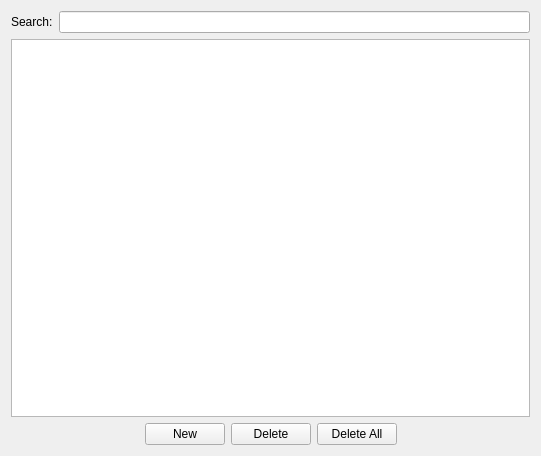
<ui version="4.0" >
<comment> Begin CVS Header </comment>
<comment>   $Source: /fs/turing/cvs/copasi_dev/copasi/UI/CQCompartmentsWidget.ui,v $ </comment>
<comment>   $Revision: 1.7.4.2 $ </comment>
<comment>   $Name: Build-33 $ </comment>
<comment>   $Author: shoops $ </comment>
<comment>   $Date: 2011/01/26 13:15:47 $ </comment>
<comment> End CVS Header </comment>

<comment> Copyright (C) 2010 by Pedro Mendes, Virginia Tech Intellectual </comment>
<comment> Properties, Inc., University of Heidelberg, and The University </comment>
<comment> of Manchester. </comment>
<comment> All rights reserved. </comment>

 <comment> All rights reserved. </comment>
 <class>CQCompartmentsWidget</class>
 <widget class="CopasiWidget" name="CQCompartmentsWidget" >
  <property name="geometry" >
   <rect>
    <x>0</x>
    <y>0</y>
    <width>541</width>
    <height>456</height>
   </rect>
  </property>
  <property name="caption" stdset="0" >
   <string>Compartments</string>
  </property>
  <layout class="QGridLayout" >
   <item row="8" column="0" colspan="2" >
    <layout class="QHBoxLayout" >
     <item>
      <spacer name="horizontalSpacerLeft" >
       <property name="orientation" >
        <enum>Qt::Horizontal</enum>
       </property>
       <property name="sizeHint" stdset="0" >
        <size>
         <width>40</width>
         <height>20</height>
        </size>
       </property>
      </spacer>
     </item>
     <item>
      <widget class="QPushButton" name="mpBtnNew" >
       <property name="text" >
        <string>New</string>
       </property>
      </widget>
     </item>
     <item>
      <widget class="QPushButton" name="mpBtnDelete" >
       <property name="focusPolicy" >
        <enum>Qt::NoFocus</enum>
       </property>
       <property name="text" >
        <string>Delete</string>
       </property>
      </widget>
     </item>
     <item>
      <widget class="QPushButton" name="mpBtnClear" >
       <property name="focusPolicy" >
        <enum>Qt::NoFocus</enum>
       </property>
       <property name="text" >
        <string>Delete All</string>
       </property>
      </widget>
     </item>
     <item>
      <spacer name="horizontalSpacerRight" >
       <property name="orientation" >
        <enum>Qt::Horizontal</enum>
       </property>
       <property name="sizeHint" stdset="0" >
        <size>
         <width>40</width>
         <height>20</height>
        </size>
       </property>
      </spacer>
     </item>
    </layout>
   </item>
   <item rowspan="3" row="3" column="0" colspan="2" >
    <layout class="QHBoxLayout" name="horizontalLayout" >
     <item>
      <widget class="QLabel" name="label" >
       <property name="text" >
        <string>Search:</string>
       </property>
      </widget>
     </item>
     <item>
      <widget class="QLineEdit" name="mpLEFilter" />
     </item>
    </layout>
   </item>
   <item row="6" column="0" colspan="2" >
    <widget class="CQTableView" name="mpTblCompartments" >
     <property name="editTriggers" >
      <set>QAbstractItemView::CurrentChanged|QAbstractItemView::EditKeyPressed|QAbstractItemView::SelectedClicked</set>
     </property>
     <property name="alternatingRowColors" >
      <bool>true</bool>
     </property>
     <property name="selectionMode" >
      <enum>QAbstractItemView::ExtendedSelection</enum>
     </property>
     <property name="selectionBehavior" >
      <enum>QAbstractItemView::SelectRows</enum>
     </property>
     <property name="horizontalScrollMode" >
      <enum>QAbstractItemView::ScrollPerPixel</enum>
     </property>
     <property name="sortingEnabled" >
      <bool>true</bool>
     </property>
    </widget>
   </item>
  </layout>
 </widget>
 <layoutdefault spacing="6" margin="11" />
 <pixmapfunction>qPixmapFromMimeSource</pixmapfunction>
 <customwidgets>
  <customwidget>
   <class>CopasiWidget</class>
   <extends>QWidget</extends>
   <header>copasi/UI/copasiWidget.h</header>
   <container>1</container>
  </customwidget>
  <customwidget>
   <class>CQTableView</class>
   <extends>QTableView</extends>
   <header>copasi/UI/CQTableView.h</header>
  </customwidget>
 </customwidgets>
 <tabstops>
  <tabstop>mpTblCompartments</tabstop>
  <tabstop>mpBtnDelete</tabstop>
  <tabstop>mpBtnClear</tabstop>
 </tabstops>
 <includes>
  <include location="global" >vector</include>
 </includes>
 <resources/>
 <connections>
  <connection>
   <sender>mpBtnClear</sender>
   <signal>pressed()</signal>
   <receiver>CQCompartmentsWidget</receiver>
   <slot>slotBtnClearClicked()</slot>
   <hints>
    <hint type="sourcelabel" >
     <x>334</x>
     <y>443</y>
    </hint>
    <hint type="destinationlabel" >
     <x>20</x>
     <y>20</y>
    </hint>
   </hints>
  </connection>
  <connection>
   <sender>mpBtnDelete</sender>
   <signal>pressed()</signal>
   <receiver>CQCompartmentsWidget</receiver>
   <slot>slotBtnDeleteClicked()</slot>
   <hints>
    <hint type="sourcelabel" >
     <x>253</x>
     <y>443</y>
    </hint>
    <hint type="destinationlabel" >
     <x>20</x>
     <y>20</y>
    </hint>
   </hints>
  </connection>
  <connection>
   <sender>mpBtnNew</sender>
   <signal>pressed()</signal>
   <receiver>CQCompartmentsWidget</receiver>
   <slot>slotBtnNewClicked()</slot>
   <hints>
    <hint type="sourcelabel" >
     <x>189</x>
     <y>434</y>
    </hint>
    <hint type="destinationlabel" >
     <x>270</x>
     <y>227</y>
    </hint>
   </hints>
  </connection>
  <connection>
   <sender>mpTblCompartments</sender>
   <signal>doubleClicked(QModelIndex)</signal>
   <receiver>CQCompartmentsWidget</receiver>
   <slot>slotDoubleClicked(QModelIndex)</slot>
   <hints>
    <hint type="sourcelabel" >
     <x>270</x>
     <y>212</y>
    </hint>
    <hint type="destinationlabel" >
     <x>270</x>
     <y>227</y>
    </hint>
   </hints>
  </connection>
 </connections>
</ui>
